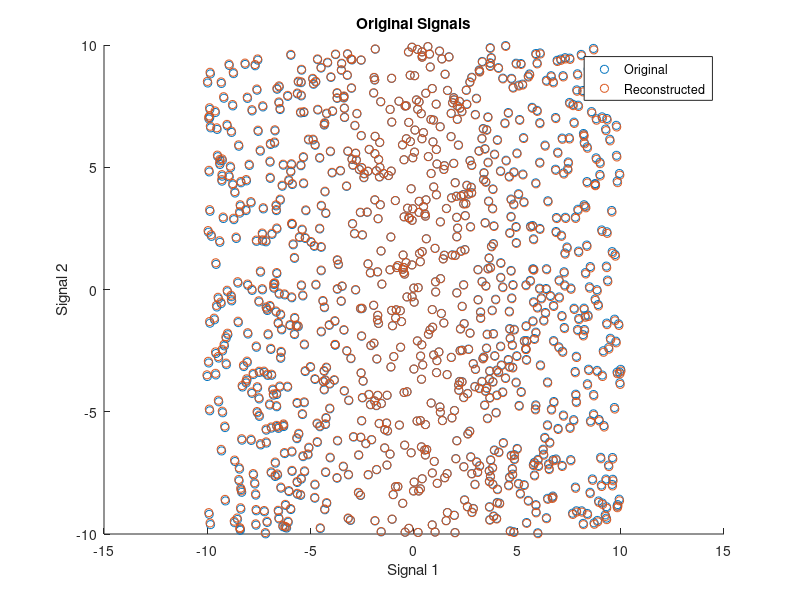
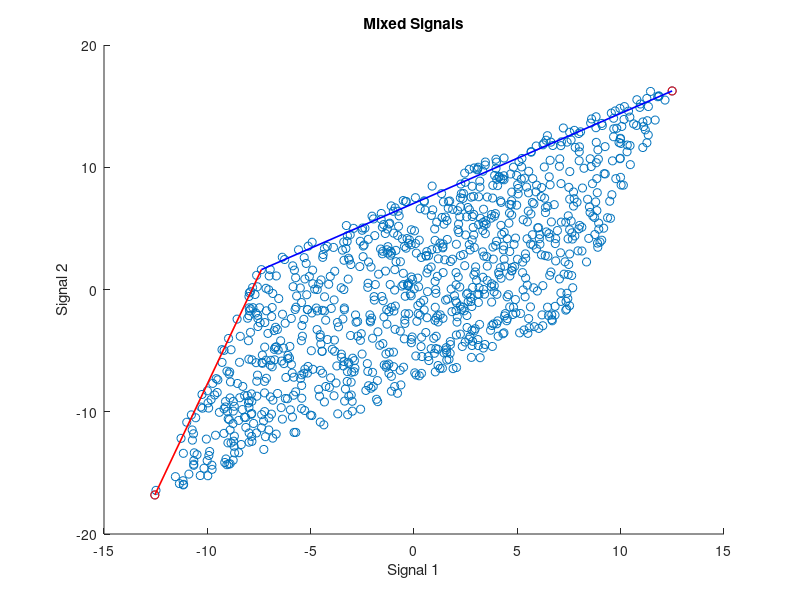
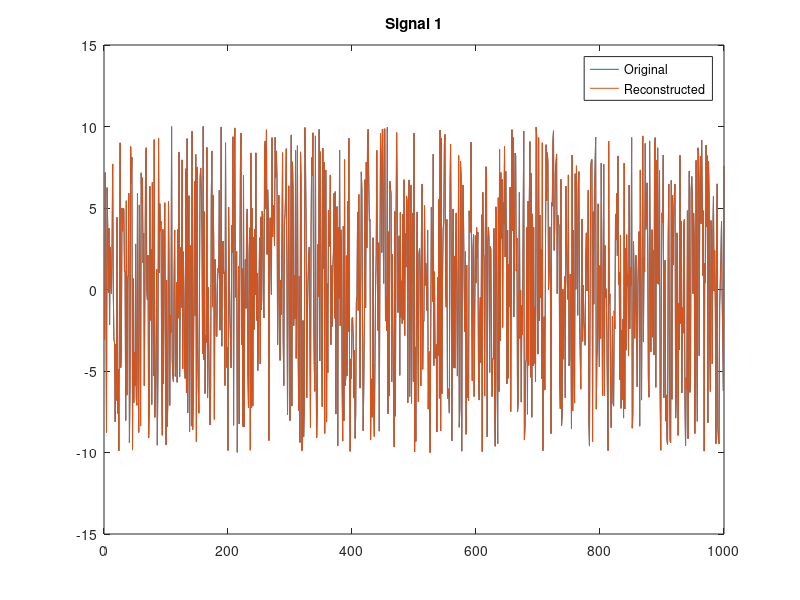
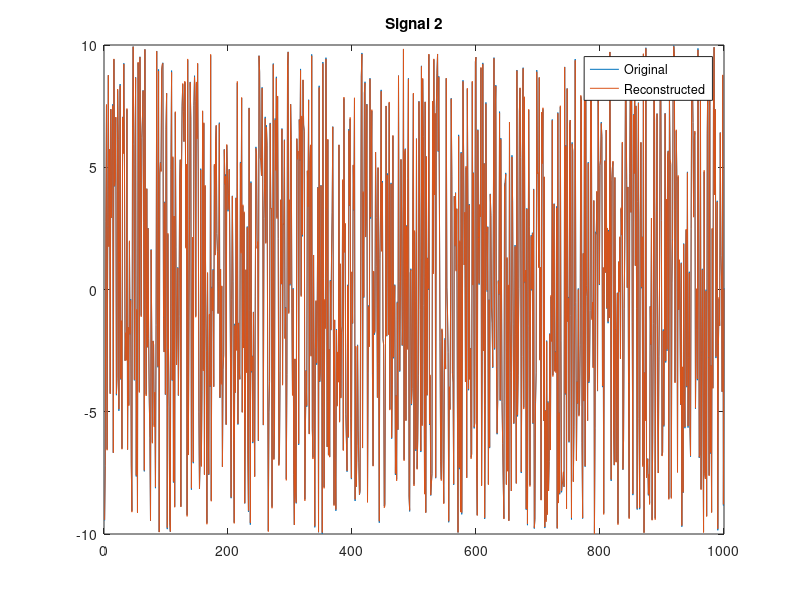

Here is the MATLAB script that generated these plots, in order:
% ICA HomeWork I
%
% Purpes 
% To Test geometric ICA
%
% Record of revision : 
%       date            programmer            description
%       ====            ==========            ===========
%    02/24/2019      Mehrdad Kashefi         original code 
% 
% Define variables : 
% num_sample         Number of samples
%...........................................................
% ****** Parameter that can be changed *****
% ------> Num Sample 
% ------> Signal type --->  S  ----> Rand-Rand  /  Rand-Sin  /  Sin-Cos
% ------> Transformation -> A  ---->  Three options
%start
% clearing the page and variables
clear;
clc;
close all;
%% Cearting Sources
num_sample = 1000; % Number of samples

% Selecting the source type
% Two randoms
S = [random('Uniform',-10,10,1,num_sample);random('Uniform',-10,10,1,num_sample)];
% Uniform and Sinusoid
%S = [10*sin(linspace(0,2*pi,num_sample));random('Uniform',-10,10,1,num_sample)];
% Two Sinusoid
%S = [10*sin(linspace(0,2*pi,num_sample));10*cos(linspace(0,2*pi,num_sample))];

% Rotation Matrix Selection
%A = [1,-0.05;0.05,1];
%A = [1,0.99;0.99,1];
A = [1,0.28;0.73,1];

X = A*S;  % Mixed matrix


figure(1)
scatter(S(1,:),S(2,:));
title('Original Signals')
xlabel('Signal 1')
ylabel('Signal 2')
figure(2)
scatter(X(1,:),X(2,:));
title('Mixed Signals')
xlabel('Signal 1')
ylabel('Signal 2')
%% Find critical samples (Edge samples)
[~,index] = sort(X(1,:)+X(2,:));
LowSample = X(:,index(1));
HighSample = X(:,index(end));
% Plot the highest and lowest points in red
figure(2)
hold on
scatter(LowSample(1),LowSample(2),'r');
scatter(HighSample(1),HighSample(2),'r');

% Construct the main line
LineGradiant = (HighSample(2)-LowSample(2))/(HighSample(1)-LowSample(1));
Line = @(x)LineGradiant*(x-LowSample(1))+LowSample(2);
LinePoint = @(x,y) abs(-y + LineGradiant*x + (-LineGradiant*LowSample(1) +LowSample(2)))/sqrt(LineGradiant^2 + 1);

% Calculate the distance and position of each point compared to the line
for Sample =1:length(X)
    Point(Sample).position = X(:,Sample);
    if Line(X(1,Sample))>X(2,Sample)
        Point(Sample).state = 'L';
    else 
        Point(Sample).state = 'U';
    end
    Point(Sample).distance = LinePoint(X(1,Sample),X(2,Sample));
end
% Sorting the distance
[~,index] = sort([Point.distance]);
Point = Point(index);
% Sroting up and down
[~,index] = sort([Point.state]);
Point = Point(index);
% Pick the farthest Upper point
MidSample = Point(end).position;

figure(2)
plot([LowSample(1) MidSample(1)], [LowSample(2) MidSample(2)],'r','LineWidth',1.2)
plot([HighSample(1) MidSample(1)], [HighSample(2) MidSample(2)],'b','LineWidth',1.2)
%% Reconstruction
AReconstruct = 1/((MidSample(2)-LowSample(2))/(MidSample(1)-LowSample(1)));
BReconstruct = (MidSample(2)-HighSample(2))/(MidSample(1)-HighSample(1));
XReconstruct = [1,AReconstruct;BReconstruct,1]\X;
%% Plotting the result
figure(1)
hold on
scatter(XReconstruct(1,:),XReconstruct(2,:));
legend('Original','Reconstructed')

figure(3)
plot(S(1,:))
hold on 
plot(XReconstruct(1,:))
title('Signal 1')
legend('Original','Reconstructed')
figure(4)
plot(S(2,:))
hold on 
plot(XReconstruct(2,:))
title('Signal 2')
legend('Original','Reconstructed')

Error = (X-XReconstruct).^2;
MSE = sum(Error(:))/numel(X);
NormMSE = MSE/num_sample;
disp(['Mean Squered Error is ', num2str(MSE)])
disp(['Normalized Mean Squered Error is ', num2str(NormMSE)])
